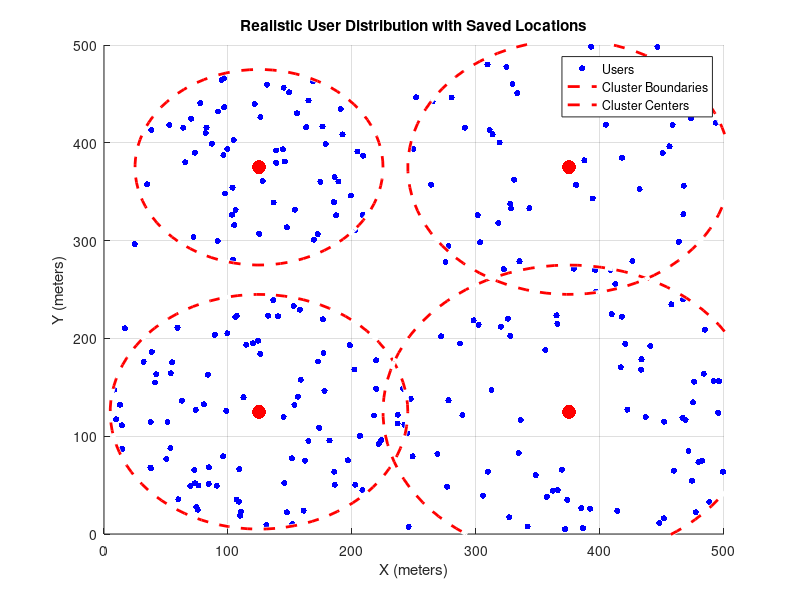

Reproduce this figure in MATLAB.
% Parameters
totalUsers = 300; % Total number of users
areaSize = 500; % Area dimensions (500m x 500m)
spreadPercent = 0.10; % Percentage of users to spread across the area
clusterPercentages = [0.30, 0.25, 0.20, 0.15]; % Percentages of users in each cluster

% Number of users in clusters and spread
usersSpread = round(totalUsers * spreadPercent);
usersInClusters = totalUsers - usersSpread;

% Calculate users per cluster based on percentages
numClusters = length(clusterPercentages);
usersPerCluster = round(usersInClusters * clusterPercentages);

% Cluster definitions
clusterCenters = [125, 125; 375, 125; 125, 375; 375, 375]; % Cluster centers [x, y]
clusterRadii = [120, 150, 100, 130]; % Larger radii for each cluster

% Initialize user coordinates
userLocations = []; % Matrix to store user locations

% Generate users for each cluster
for i = 1:numClusters
    centerX = clusterCenters(i, 1);
    centerY = clusterCenters(i, 2);
    radius = clusterRadii(i);
    numUsers = usersPerCluster(i);

    % Generate random users within the cluster radius
    theta = 2 * pi * rand(numUsers, 1); % Random angles
    r = radius * sqrt(rand(numUsers, 1)); % Random distances within radius
    x = centerX + r .* cos(theta); % X-coordinates
    y = centerY + r .* sin(theta); % Y-coordinates

    % Append user locations to the matrix
    userLocations = [userLocations; x, y];
end

% Generate spread-out users across the area
spreadX = areaSize * rand(usersSpread, 1); % Random X-coordinates
spreadY = areaSize * rand(usersSpread, 1); % Random Y-coordinates

% Append spread-out users to the matrix
userLocations = [userLocations; spreadX, spreadY];

% Save userLocations matrix to a MAT file for later use
matFileName = 'userLocations.mat';
save(matFileName, 'userLocations');

% Plot the user distribution
figure;
scatter(userLocations(:, 1), userLocations(:, 2), 20, 'b', 'filled'); % Users
hold on;

% Plot cluster boundaries and centers
for i = 1:numClusters
    viscircles(clusterCenters(i, :), clusterRadii(i), 'LineStyle', '--'); % Cluster boundaries
end
scatter(clusterCenters(:, 1), clusterCenters(:, 2), 100, 'r', 'filled'); % Cluster centers

% Labels and formatting
title('Realistic User Distribution with Saved Locations');
xlabel('X (meters)');
ylabel('Y (meters)');
xlim([0, areaSize]);
ylim([0, areaSize]);
grid on;
legend('Users', 'Cluster Boundaries', 'Cluster Centers');

% Display message about saved file
disp(['User locations have been saved to ', matFileName]);
